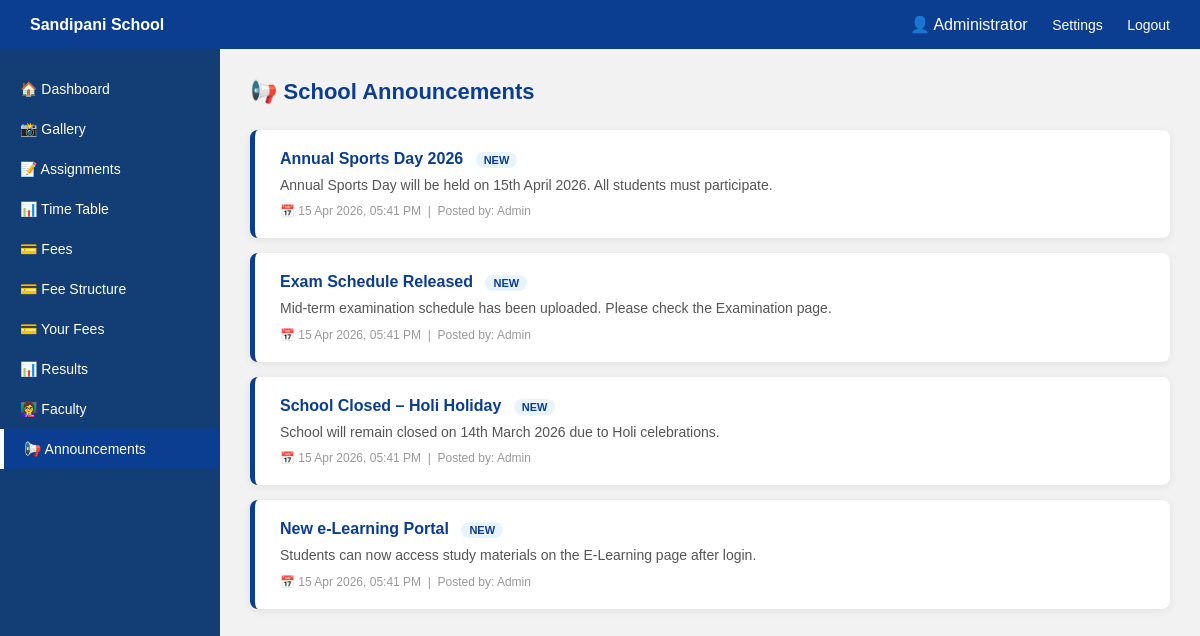
The page /announcement.php (signed in) on the database its author committed.
### tables this page shows
CREATE TABLE IF NOT EXISTS announcements (
    id          INT AUTO_INCREMENT PRIMARY KEY,
    title       VARCHAR(200) NOT NULL,
    content     TEXT NOT NULL,
    posted_by   VARCHAR(100) DEFAULT 'Admin',
    posted_at   TIMESTAMP DEFAULT CURRENT_TIMESTAMP
);

### announcement.php (the view, shortened to what this page needs)
<?php
include "db.php";
$full_name = $_SESSION['full_name'] ?? $_SESSION['user'];
$result = $conn->query("SELECT * FROM announcements ORDER BY posted_at DESC");
?>
<!DOCTYPE html>
<html lang="en">
<head>
</head>
<body>
<div class="topbar">
    <div><strong>Sandipani School</strong></div>
    <div class="top-links">
        <span>👤 <?php echo htmlspecialchars($full_name); ?></span>
        <a href="settings.php">Settings</a>
        <a href="logout.php">Logout</a>
    </div>
</div>
<div class="container">
    <div class="sidebar">
        <a href="dashboard.php">🏠 Dashboard</a>
        <a href="gallery-more.php">📸 Gallery</a>
        <a href="assignments.php">📝 Assignments</a>
        <a href="timetable.php">📊 Time Table</a>
        <a href="fee.php">💳 Fees</a>
        <a href="fees.php">💳 Fee Structure</a>
        <a href="fees1.php">💳 Your Fees</a>
        <a href="result.php">📊 Results</a>
        <a href="faculty.php">👩‍🏫 Faculty</a>
        <a href="announcement.php" class="active">📢 Announcements</a>
    </div>
    <div class="main">
        <div class="page-title">📢 School Announcements</div>
        <?php if($result && $result->num_rows > 0): ?>
            <?php while($row = $result->fetch_assoc()):
                $isNew = (strtotime($row['posted_at']) > strtotime('-7 days'));
            ?>
            <div class="announcement">
                <h3>
                    <?php echo htmlspecialchars($row['title']); ?>
                    <?php if($isNew): ?><span class="badge-new">NEW</span><?php endif; ?>
                </h3>
                <p><?php echo nl2br(htmlspecialchars($row['content'])); ?></p>
                <div class="date">
                    📅 <?php echo date('d M Y, h:i A', strtotime($row['posted_at'])); ?>
                    &nbsp;|&nbsp; Posted by: <?php echo htmlspecialchars($row['posted_by']); ?>
                </div>
            </div>
            <?php endwhile; ?>
        <?php else: ?>
            <div class="no-data">📭 No announcements at this time. Check back later!</div>
        <?php endif; ?>
    </div>
</div>
</body>
</html>

### announcement.php (style rules this page uses)
* { margin:0; padding:0; box-sizing:border-box; font-family:Arial,sans-serif; }
body { background:#f2f2f2; }
.topbar { background:#0b3d91; color:white; padding:15px 30px; display:flex; justify-content:space-between; align-items:center; }
.top-links a { color:white; text-decoration:none; margin-left:20px; font-size:14px; }
.container { display:flex; }
.sidebar { width:220px; background:#123e75; min-height:100vh; padding-top:20px; color:white; }
.sidebar a { display:block; color:white; text-decoration:none; padding:12px 20px; font-size:14px; transition:0.3s; }
.sidebar a.active { background:#0b3d91; border-left:4px solid #fff; }
.main { flex:1; padding:30px; }
.page-title { font-size:22px; margin-bottom:25px; color:#0b3d91; font-weight:bold; }
.announcement { background:white; padding:20px 25px; border-left:5px solid #0b3d91; border-radius:8px; margin-bottom:15px; box-shadow:0 2px 8px rgba(0,0,0,0.07); transition:0.3s; }
.announcement h3 { color:#0b3d91; margin-bottom:6px; font-size:16px; }
.announcement p { color:#555; font-size:14px; line-height:1.6; }
.date { font-size:12px; color:#999; margin-top:8px; }
.badge-new { background:#e8f4fd; color:#0b3d91; font-size:11px; padding:2px 8px; border-radius:10px; margin-left:8px; }

### rows shown on the page
announcements: title "Annual Sports Day 2026", shows "NEW", content "Annual Sports Day will be held on 15th April 2026. All students must participate.", posted_at "15 Apr 2026, 05:41 PM", posted_by "Admin"
announcements: title "Exam Schedule Released", shows "NEW", content "Mid-term examination schedule has been uploaded. Please check the Examination page.", posted_at "15 Apr 2026, 05:41 PM", posted_by "Admin"
announcements: title "School Closed – Holi Holiday", shows "NEW", content "School will remain closed on 14th March 2026 due to Holi celebrations.", posted_at "15 Apr 2026, 05:41 PM", posted_by "Admin"
announcements: title "New e-Learning Portal", shows "NEW", content "Students can now access study materials on the E-Learning page after login.", posted_at "15 Apr 2026, 05:41 PM", posted_by "Admin"

### other values the page prints
$full_name "Administrator"
